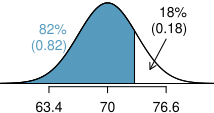

Source code (R):
library(openintro)
data(COL)

myPDF('height82Perc.pdf', 2.15, 1.13, las=1, mar=c(1.31,0,0.01,0), mgp=c(3,0.45,0))
X <- seq(-4,4,0.01)
Y <- dnorm(X)
plot(X, Y, type='l', axes=F, xlim=c(-3.4,3.4))
axis(1, at=c(-2,0,2), label=round(70+3.3*c(-2,0,2),2), cex.axis=0.8)
these <- which(X <= 0.92)
polygon(c(X[these[1]], X[these],X[rev(these)[1]]), c(0,Y[these],0), col=COL[1])

text(-2, 0.23, '  82%\n(0.82)', cex=0.8, col=COL[1])

arrows(2,0.22, 1.45, 0.07, length=0.07)
text(2.1, 0.2, '  18%\n(0.18)', cex=0.8, pos=3)

lines(X, Y)
abline(h=0)
dev.off()
